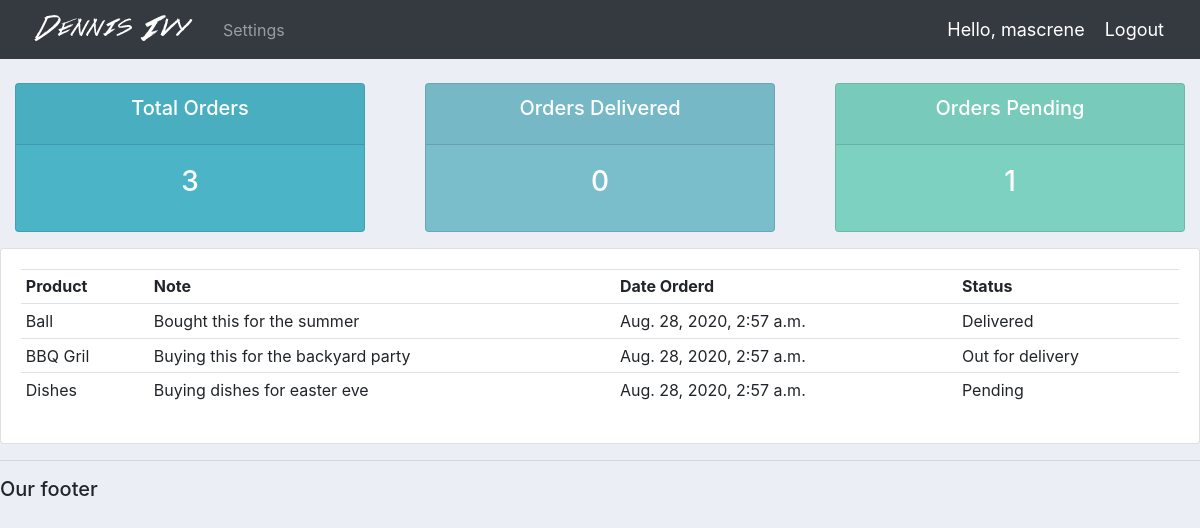
The page /user/ (signed in) on the database its author committed.
### accounts/models.py (models this page shows, shortened)
class Order(models.Model):
    STATUS = (
        ('Delivered', 'Deliverd'),
        ('Out for delivery','Out for delivery'),
        ('Pending', 'Pending'),
        )
    customer = models.ForeignKey(Customers, null=True, on_delete=models.SET_NULL)
    product = models.ForeignKey(Product, null=True, on_delete=models.SET_NULL)
    date_created = models.DateTimeField(auto_now_add=True)
    status = models.CharField(max_length=200, null=True, choices=STATUS)
    note = models.CharField(max_length=1000, null=True)

class Product(models.Model):
    CATEGORY = (
        ('Outdoor', 'Outdoor'),
        ('Indoor', 'Indoor'),
    )
    name = models.CharField(max_length=200, null=True)
    price = models.FloatField(null=True)
    category = models.CharField(max_length=200, null=True, choices=CATEGORY)
    description = models.CharField(max_length=200, null=True, blank=True)
    date_created = models.DateTimeField(auto_now_add=True)
    tags = models.ManyToManyField(Tag)

### accounts/decorators.py (the view)
        def wrapper_func(request, *args, **kwargs):
            group = None
            if request.user.groups.exists():
                group = request.user.groups.all()[0].name
            if group in allowed_roles:
                print('Working: ', allowed_roles)
                return view_func(request, *args, **kwargs)
            else :
                return HttpResponse('You are not authorized to view this page')

### accounts/views.py (called while the page is built)
@login_required(login_url='login')
@allowed_users(allowed_roles=['customer'])
def userPage(request):
    orders = request.user.customers.order_set.all()
    total_orders = orders.count()
    delivered = orders.filter(status='Deliverd').count()
    pending = orders.filter(status='Pending').count()
    context = {
        'orders' : orders,
        'total_orders' : total_orders,
        'pending' : pending,
        'delivered' : delivered,
        }
    return render(request, 'accounts/user.html', context)

### accounts/templates/accounts/user.html
{% extends 'accounts/main.html' %}
{% block content %}
{% include 'accounts/status.html' %}
<div class="row">
	<div class="col-md">
		<div class="card card-body">
			<table class="table table-sm">
				<tr>
					<th>Product</th>
					<th>Note</th>
					<th>Date Orderd</th>
					<th>Status</th>
				</tr>
				{% for order in orders %}
				<tr>
					<td>{{ order.product.name }}</td>
					<td>{{ order.note }}</td>
					<td>{{ order.date_created }}</td>
					<td>{{ order.status }}</td>
				</tr>
				{% endfor %}
			</table>
		</div>
	</div>
</div>
{% endblock %}

### accounts/templates/accounts/navbar.html (shortened to what this page needs)
{% load static %}
<nav class="navbar navbar-expand-lg navbar-dark bg-dark">
    <img src="{% static 'images/d_logo.png' %}">
    <div class="collapse navbar-collapse" id="navbarNavDropdown">
      <ul class="navbar-nav">
        {% if request.user.is_staff %}
        <li class="nav-item active">
          <a class="nav-link" href="{% url 'home' %}">Dashboard</a>
        </li>
        <li class="nav-item">
          <a class="nav-link" href="{% url 'products' %}">Products</a>
        </li>
        <li class="nav-item">
          <a class="nav-link" href="#">Customers</a>
        </li>
        {% else %}
        <li class="nav-item">
          <a class="nav-link" href="{% url 'account' %}">Settings</a>
        </li>
        {% endif %}
      </ul>
    </div>
    <span class="hello-msg">Hello, {{ request.user }}</span>
    <span ><a class="hello-msg" href="{% url 'logout' %}">Logout</a></span>
  </nav>

### static/css/main.css (style rules this page uses)
body { background-color: #ebeff5; }

### accounts/templates/accounts/navbar.html (style rules this page uses)
.hello-msg { font-size: 18px; color: #fff; margin-right: 20px; }

### rows shown on the page
Order: product.name "Ball", note "Bought this for the summer", date_created "Aug. 28, 2020, 2:57 a.m.", status "Delivered"
Order: product.name "BBQ Gril", note "Buying this for the backyard party", date_created "Aug. 28, 2020, 2:57 a.m.", status "Out for delivery"
Order: product.name "Dishes", note "Buying dishes for easter eve", date_created "Aug. 28, 2020, 2:57 a.m.", status "Pending"

### other values the page prints
{{ request.user }} "mascrene"
{{ total_orders }} "3"
{{ delivered }} "0"
{{ pending }} "1"
